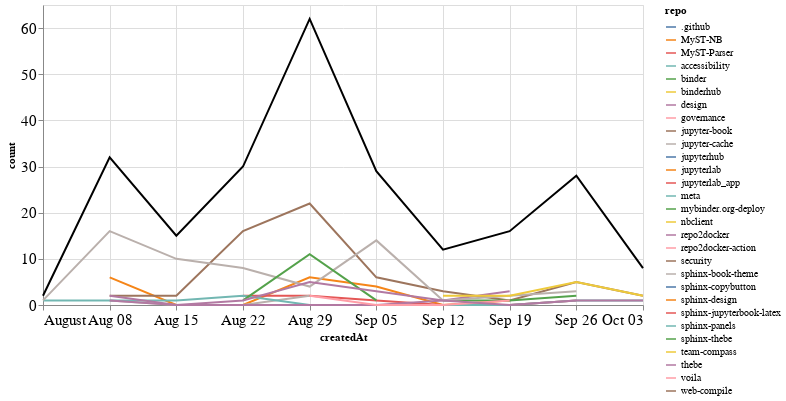

The notebook cell this image was saved under:
### Markdown cell above
### Comments

### Code cell
comments_time = comments.groupby('repo').resample('W', on='createdAt').count()['author'].reset_index()
comments_time = comments_time.rename(columns={'author': 'count'})
comments_time_total = comments_time.groupby('createdAt').agg({"count": "sum"}).reset_index()
ch1 = alt.Chart(comments_time, width=600).mark_line().encode(
    x='createdAt',
    y='count',
    color='repo',
    tooltip="repo"
)

ch2 = alt.Chart(comments_time_total, width=600).mark_line(color="black").encode(
    x='createdAt',
    y='count',
)

ch1 + ch2

### Figure 1 — Vega-Lite specification as saved in the notebook (floating-point values rounded to 4 significant figures)
{"config": {"axisLeft": {"labelFontSize": 15}, "axisBottom": {"labelFontSize": 15}}, "layer": [{"data": {"name": "data-a1153712c07fd5440e28ba0b2d3001f1"}, "mark": "line", "encoding": {"color": {"type": "nominal", "field": "repo"}, "tooltip": {"type": "nominal", "field": "repo"}, "x": {"type": "temporal", "field": "createdAt"}, "y": {"type": "quantitative", "field": "count"}}, "width": 600}, {"data": {"name": "data-142c7c3181738f36e7bf6aa3b899db20"}, "mark": {"type": "line", "color": "black"}, "encoding": {"x": {"type": "temporal", "field": "createdAt"}, "y": {"type": "quantitative", "field": "count"}}, "width": 600}], "$schema": "https://vega.github.io/schema/vega-lite/v4.8.1.json", "datasets": {"data-a1153712c07fd5440e28ba0b2d3001f1": [{"repo": ".github", "createdAt": "2021-09-12T00:00:00", "count": 1}, {"repo": "MyST-NB", "createdAt": "2021-08-08T00:00:00", "count": 6}, {"repo": "MyST-NB", "createdAt": "2021-08-15T00:00:00", "count": 0}, {"repo": "MyST-NB", "createdAt": "2021-08-22T00:00:00", "count": 0}, {"repo": "MyST-NB", "createdAt": "2021-08-29T00:00:00", "count": 6}, {"repo": "MyST-NB", "createdAt": "2021-09-05T00:00:00", "count": 4}, {"repo": "MyST-NB", "createdAt": "2021-09-12T00:00:00", "count": 0}, {"repo": "MyST-NB", "createdAt": "2021-09-19T00:00:00", "count": 1}, {"repo": "MyST-Parser", "createdAt": "2021-08-22T00:00:00", "count": 2}, {"repo": "MyST-Parser", "createdAt": "2021-08-29T00:00:00", "count": 2}, {"repo": "MyST-Parser", "createdAt": "2021-09-05T00:00:00", "count": 1}, {"repo": "MyST-Parser", "createdAt": "2021-09-12T00:00:00", "count": 0}, {"repo": "MyST-Parser", "createdAt": "2021-09-19T00:00:00", "count": 0}, {"repo": "MyST-Parser", "createdAt": "2021-09-26T00:00:00", "count": 1}, {"repo": "accessibility", "createdAt": "2021-08-29T00:00:00", "count": 2}, {"repo": "binder", "createdAt": "2021-09-19T00:00:00", "count": 1}, {"repo": "binderhub", "createdAt": "2021-09-26T00:00:00", "count": 8}, {"repo": "design", "createdAt": "2021-08-29T00:00:00", "count": 1}, {"repo": "governance", "createdAt": "2021-09-19T00:00:00", "count": 2}, {"repo": "jupyter-book", "createdAt": "2021-08-08T00:00:00", "count": 2}, {"repo": "jupyter-book", "createdAt": "2021-08-15T00:00:00", "count": 2}, {"repo": "jupyter-book", "createdAt": "2021-08-22T00:00:00", "count": 16}, {"repo": "jupyter-book", "createdAt": "2021-08-29T00:00:00", "count": 22}, {"repo": "jupyter-book", "createdAt": "2021-09-05T00:00:00", "count": 6}, {"repo": "jupyter-book", "createdAt": "2021-09-12T00:00:00", "count": 3}, {"repo": "jupyter-book", "createdAt": "2021-09-19T00:00:00", "count": 1}, {"repo": "jupyter-book", "createdAt": "2021-09-26T00:00:00", "count": 5}, {"repo": "jupyter-book", "createdAt": "2021-10-03T00:00:00", "count": 2}, {"repo": "jupyter-cache", "createdAt": "2021-08-08T00:00:00", "count": 1}, {"repo": "jupyter-cache", "createdAt": "2021-08-15T00:00:00", "count": 0}, {"repo": "jupyter-cache", "createdAt": "2021-08-22T00:00:00", "count": 0}, {"repo": "jupyter-cache", "createdAt": "2021-08-29T00:00:00", "count": 2}, {"repo": "jupyterhub", "createdAt": "2021-08-29T00:00:00", "count": 4}, {"repo": "jupyterlab", "createdAt": "2021-08-15T00:00:00", "count": 2}, {"repo": "jupyterlab_app", "createdAt": "2021-09-26T00:00:00", "count": 1}, {"repo": "meta", "createdAt": "2021-08-01T00:00:00", "count": 1}, {"repo": "meta", "createdAt": "2021-08-08T00:00:00", "count": 1}, {"repo": "meta", "createdAt": "2021-08-15T00:00:00", "count": 1}, {"repo": "meta", "createdAt": "2021-08-22T00:00:00", "count": 2}, {"repo": "meta", "createdAt": "2021-08-29T00:00:00", "count": 0}, {"repo": "meta", "createdAt": "2021-09-05T00:00:00", "count": 0}, {"repo": "meta", "createdAt": "2021-09-12T00:00:00", "count": 0}, {"repo": "meta", "createdAt": "2021-09-19T00:00:00", "count": 0}, {"repo": "meta", "createdAt": "2021-09-26T00:00:00", "count": 1}, {"repo": "meta", "createdAt": "2021-10-03T00:00:00", "count": 1}, {"repo": "mybinder.org-deploy", "createdAt": "2021-09-12T00:00:00", "count": 1}, {"repo": "mybinder.org-deploy", "createdAt": "2021-09-19T00:00:00", "count": 1}, {"repo": "mybinder.org-deploy", "createdAt": "2021-09-26T00:00:00", "count": 2}, {"repo": "nbclient", "createdAt": "2021-09-19T00:00:00", "count": 2}, {"repo": "repo2docker", "createdAt": "2021-08-08T00:00:00", "count": 1}, {"repo": "repo2docker", "createdAt": "2021-08-15T00:00:00", "count": 0}, {"repo": "repo2docker", "createdAt": "2021-08-22T00:00:00", "count": 0}, {"repo": "repo2docker", "createdAt": "2021-08-29T00:00:00", "count": 0}, {"repo": "repo2docker", "createdAt": "2021-09-05T00:00:00", "count": 0}, {"repo": "repo2docker", "createdAt": "2021-09-12T00:00:00", "count": 1}, {"repo": "repo2docker", "createdAt": "2021-09-19T00:00:00", "count": 3}, {"repo": "repo2docker-action", "createdAt": "2021-08-29T00:00:00", "count": 2}, {"repo": "repo2docker-action", "createdAt": "2021-09-05T00:00:00", "count": 0}, {"repo": "repo2docker-action", "createdAt": "2021-09-12T00:00:00", "count": 0}, {"repo": "repo2docker-action", "createdAt": "2021-09-19T00:00:00", "count": 1}, {"repo": "security", "createdAt": "2021-10-03T00:00:00", "count": 1}, {"repo": "sphinx-book-theme", "createdAt": "2021-08-01T00:00:00", "count": 1}, {"repo": "sphinx-book-theme", "createdAt": "2021-08-08T00:00:00", "count": 16}, {"repo": "sphinx-book-theme", "createdAt": "2021-08-15T00:00:00", "count": 10}, {"repo": "sphinx-book-theme", "createdAt": "2021-08-22T00:00:00", "count": 8}, {"repo": "sphinx-book-theme", "createdAt": "2021-08-29T00:00:00", "count": 4}, {"repo": "sphinx-book-theme", "createdAt": "2021-09-05T00:00:00", "count": 14}, {"repo": "sphinx-book-theme", "createdAt": "2021-09-12T00:00:00", "count": 1}, {"repo": "sphinx-book-theme", "createdAt": "2021-09-19T00:00:00", "count": 2}, {"repo": "sphinx-book-theme", "createdAt": "2021-09-26T00:00:00", "count": 3}, {"repo": "sphinx-copybutton", "createdAt": "2021-08-08T00:00:00", "count": 1}, {"repo": "sphinx-design", "createdAt": "2021-08-08T00:00:00", "count": 2}, {"repo": "sphinx-jupyterbook-latex", "createdAt": "2021-10-03T00:00:00", "count": 1}, {"repo": "sphinx-panels", "createdAt": "2021-08-29T00:00:00", "count": 1}, {"repo": "sphinx-thebe", "createdAt": "2021-08-22T00:00:00", "count": 1}, {"repo": "sphinx-thebe", "createdAt": "2021-08-29T00:00:00", "count": 11}, {"repo": "sphinx-thebe", "createdAt": "2021-09-05T00:00:00", "count": 1}, {"repo": "team-compass", "createdAt": "2021-09-12T00:00:00", "count": 2}, {"repo": "team-compass", "createdAt": "2021-09-19T00:00:00", "count": 2}, {"repo": "team-compass", "createdAt": "2021-09-26T00:00:00", "count": 5}, {"repo": "team-compass", "createdAt": "2021-10-03T00:00:00", "count": 2}, {"repo": "thebe", "createdAt": "2021-08-08T00:00:00", "count": 2}, {"repo": "thebe", "createdAt": "2021-08-15T00:00:00", "count": 0}, {"repo": "thebe", "createdAt": "2021-08-22T00:00:00", "count": 1}, {"repo": "thebe", "createdAt": "2021-08-29T00:00:00", "count": 5}, {"repo": "thebe", "createdAt": "2021-09-05T00:00:00", "count": 3}, {"repo": "thebe", "createdAt": "2021-09-12T00:00:00", "count": 1}, {"repo": "thebe", "createdAt": "2021-09-19T00:00:00", "count": 0}, {"repo": "thebe", "createdAt": "2021-09-26T00:00:00", "count": 1}, {"repo": "thebe", "createdAt": "2021-10-03T00:00:00", "count": 1}, {"repo": "voila", "createdAt": "2021-09-12T00:00:00", "count": 2}, {"repo": "web-compile", "createdAt": "2021-09-26T00:00:00", "count": 1}], "data-142c7c3181738f36e7bf6aa3b899db20": [{"createdAt": "2021-08-01T00:00:00", "count": 2}, {"createdAt": "2021-08-08T00:00:00", "count": 32}, {"createdAt": "2021-08-15T00:00:00", "count": 15}, {"createdAt": "2021-08-22T00:00:00", "count": 30}, {"createdAt": "2021-08-29T00:00:00", "count": 62}, {"createdAt": "2021-09-05T00:00:00", "count": 29}, {"createdAt": "2021-09-12T00:00:00", "count": 12}, {"createdAt": "2021-09-19T00:00:00", "count": 16}, {"createdAt": "2021-09-26T00:00:00", "count": 28}, {"createdAt": "2021-10-03T00:00:00", "count": 8}]}}
